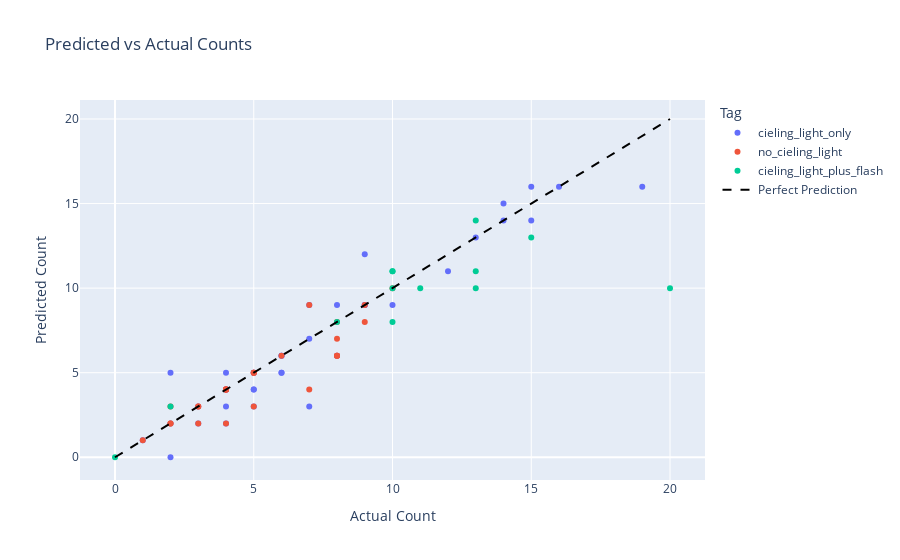

Here is the notebook cell this chart was saved with:
### Code cell
import plotly.express as px
import plotly.graph_objects as go
import pandas as pd

# Initialize lists for actual and predicted counts, tags, and filepaths
actual_counts = []
predicted_counts = []
tags_list = []
hover_sample_filepaths = []
new_tags = ['closeups', 'from center', 'tubes']

# Loop over each sample in the dataset
for sample in dataset:
    actual_count = len(sample.ground_truth.detections)  # Actual count of prawns
    
    for tag in sample.tags:
        # Only process if the tag is in new_tags
        if tag in new_tags:
            best_threshold = best_threshold_dict[tag]  # Get the best threshold for the tag

            # Filter predictions based on the threshold
            predicted_count = len([d for d in sample.predictions.detections if d.confidence > best_threshold])
            
            # Append the actual count, predicted count, tag, and filepath
            actual_counts.append(actual_count)
            predicted_counts.append(predicted_count)
            tags_list.append(tag)
            hover_sample_filepaths.append(sample.filepath.split('\\')[-1])

# Now ensure that all lists have the same length
if len(actual_counts) == len(predicted_counts) == len(tags_list) == len(hover_sample_filepaths):
    # Create a DataFrame for Plotly Express
    df = pd.DataFrame({
        'Actual Count': actual_counts,
        'Predicted Count': predicted_counts,
        'Tag': tags_list,
        'Sample Filepath': hover_sample_filepaths
    })

    # Create the scatter plot
    fig = px.scatter(df, x='Actual Count', y='Predicted Count', color='Tag', title="Predicted vs Actual Counts",
                     hover_data=['Sample Filepath'])

    # Add a line for perfect prediction
    fig.add_trace(go.Scatter(x=[0, 20], y=[0, 20], mode='lines', name='Perfect Prediction',
                             line=dict(color='black', dash='dash')))
    
    #add R^2 value
    

    # Show the plot
    fig.show()
else:
    print("Error: The lists are not of the same length.")

### Figure 1 — Plotly figure (JSON) as saved in the notebook; plotly's stock layout.template omitted (floating-point values rounded to 4 significant figures)
{"data": [{"customdata": [["20230920_115022_jpg.rf.7aeece2eb946ad2174ed2e4e7e7f1973.jpg"], ["20230920_115121_jpg.rf.df6003b620f742b4cbd61ce7b14a2eee.jpg"], ["20230920_115133_jpg.rf.9ca3cc133f857c148ddca6fc5f372b26.jpg"], ["20230920_115139_jpg.rf.761818f564969034a681576ebd3c92a6.jpg"], ["20230920_115202_jpg.rf.a621328bfd6d01d0d40d683c2d67bca5.jpg"], ["20230920_115213_jpg.rf.c73c0a0cec2c595a80e6a7ef7066d63c.jpg"], ["20230920_115215_jpg.rf.0f3d1cd8a51000f2f2900f54eb7f9410.jpg"], ["20230920_115221_jpg.rf.9459a138e868e1e439ebcdb97ca83f27.jpg"], ["20230920_115243_jpg.rf.32bef1aa28c34a878a768c7a83d7450f.jpg"], ["20230920_120659_jpg.rf.44824c79501211f070a0a41a72eeea2d.jpg"], ["20230920_120705_jpg.rf.c17776c4ccf0f62425d24f5d5ced0a13.jpg"], ["20230920_120718_jpg.rf.c6c4539a315a33c676616fcf6a6196c4.jpg"], ["20230920_120723_jpg.rf.c31d559e848eb6893b29eb9d2a0c7f6c.jpg"], ["20230920_120730_jpg.rf.a6c22fdb8992eff516a9ee896fd79c0c.jpg"], ["20230920_120814_jpg.rf.f4cbaf661cdcdb67b2b820182fd80a51.jpg"], ["20230920_120819_jpg.rf.6a191c82cd503355880514a856c052a9.jpg"], ["20230920_120821_jpg.rf.67b5ad15c4ee2e43be62c12719908a06.jpg"], ["20230920_120824_jpg.rf.41bddd04ee0707820b3ea91904484120.jpg"], ["20230920_120921_jpg.rf.84b4ae26df89e3b99f31fcebee3dd894.jpg"], ["20230920_121011_jpg.rf.0a7221b176c65c35c71fbea1e32c73a9.jpg"], ["20230920_121043_jpg.rf.fd5fef17504780cd2f8927de46b9c68f.jpg"], ["20230920_121050_jpg.rf.5ab29f9f1b3fb1672c641857767257ff.jpg"], ["20230920_121053_jpg.rf.2781f32ed743549af7964ca094aea156.jpg"], ["20230920_121152_jpg.rf.87fc9317e349cc14f27dcc0dcb079607.jpg"], ["20230920_121204_jpg.rf.327699191e9f4b296d9e878cec52b648.jpg"], ["20230920_121213_jpg.rf.638b72a42e4db7183e192536efd0057a.jpg"], ["20230920_121217_jpg.rf.93cba946e4ccb537cc089a2733966308.jpg"], ["20230920_121220_jpg.rf.44c103ec9d7378c87598b860f2e59aa3.jpg"], ["20230920_121227_jpg.rf.172b8c7c392b1742a32eba22e57be743.jpg"], ["20230920_121238_jpg.rf.f4cdaa2d869fa9d946aa2ff52c604b75.jpg"], ["20230920_121250_jpg.rf.0b95e22ee2b8dc73d6a3b64b6b5c9277.jpg"], ["20230920_121254_jpg.rf.5a481702322992d95635473748a2a04f.jpg"], ["20230920_121259_jpg.rf.9cce1d6df0c45ddeffed64f3a3c4c744.jpg"], ["20230920_121318_jpg.rf.c3368fd98b4c4d3a58d4c4f54f3a9e39.jpg"], ["20230920_121322_jpg.rf.6bfb8a559d25a0c645c3d7a487c7574a.jpg"], ["20230920_121325_jpg.rf.273c044db976c007f0ba375f14025c67.jpg"], ["20230920_121331_jpg.rf.16bbcc96fce7751c6c789c111c18dc7c.jpg"], ["20230920_121334_jpg.rf.ed6ba73cda13d7709d9533981f2d8c85.jpg"]], "hovertemplate": "Tag=cieling_light_only<br>Actual Count=%{x}<br>Predicted Count=%{y}<br>Sample Filepath=%{customdata[0]}<extra></extra>", "legendgroup": "cieling_light_only", "marker": {"color": "#636efa", "symbol": "circle"}, "mode": "markers", "name": "cieling_light_only", "orientation": "v", "showlegend": true, "type": "scatter", "x": [7, 3, 8, 4, 2, 9, 7, 4, 2, 5, 4, 5, 5, 8, 6, 5, 6, 6, 2, 6, 1, 4, 5, 7, 9, 13, 19, 4, 16, 9, 14, 15, 3, 14, 10, 4, 15, 12], "xaxis": "x", "y": [3, 3, 9, 4, 5, 9, 9, 4, 2, 4, 4, 3, 5, 6, 6, 4, 5, 6, 0, 5, 1, 5, 5, 7, 9, 13, 16, 3, 16, 12, 14, 16, 2, 15, 9, 2, 14, 11], "yaxis": "y"}, {"customdata": [["20230920_115255_jpg.rf.f14d9509f9f4e78baa818bd82f1fe806.jpg"], ["20230920_115259_jpg.rf.0357a3d952e0d47609e3288943bcb156.jpg"], ["20230920_115302_jpg.rf.ca43511a0b67255da349458663cc0d27.jpg"], ["20230920_115308_jpg.rf.0869e9c36f581b565337d6c376c6b1b7.jpg"], ["20230920_115310_jpg.rf.b8a6ccd11c7598ec045e2fda3e7dc524.jpg"], ["20230920_115314_jpg.rf.aa9922ef6c198544e2f6b569abb14f7e.jpg"], ["20230920_115323_jpg.rf.85d667354ed7dc0512a56267d74e5557.jpg"], ["20230920_115946_jpg.rf.76816e35cb54c653ab07be62c6caabab.jpg"], ["20230920_115951_jpg.rf.cd3046bb49355e395045e8631aded018.jpg"], ["20230920_120008_jpg.rf.af0c88956f71cc309146bfd3e9e2211a.jpg"], ["20230920_120145_jpg.rf.f8d5be583833dee34b1693f166a07f2f.jpg"], ["20230920_120154_jpg.rf.672cfd3f5592bab15ca502ad13b2ad4b.jpg"], ["20230920_120200_jpg.rf.ef11f6a14632bb2698a581549f332a2e.jpg"], ["20230920_120343_jpg.rf.b820f35bf2ee3882aff07d887a413706.jpg"], ["20230920_120348_jpg.rf.6da642b0b833d5376ac4e7d5646de0c7.jpg"], ["20230920_120355_jpg.rf.55321aa499ae2eb99df5e60d97404fd1.jpg"], ["20230920_120359_jpg.rf.6c0789ba372afb3eb463288e5a235837.jpg"], ["20230920_120401_jpg.rf.a4a900143dc9f2592f2ca8d38f7721cf.jpg"], ["20230920_120406_jpg.rf.b2d1f60c361dc5308add4b2701348ac2.jpg"], ["20230920_120410_jpg.rf.228c5eec6b39d44ad174701845916268.jpg"], ["20230920_120414_jpg.rf.46116904f72cc466f3f8e708cd2f54a9.jpg"], ["20230920_120417_jpg.rf.c3a2460ebd53c9bb318a7dce5a0988a9.jpg"], ["20230920_120421_jpg.rf.9d649220744f11357038caeed2cb34eb.jpg"], ["20230920_120425_jpg.rf.f3d9a39cfeb1b2857480894f05663172.jpg"], ["20230920_120430_jpg.rf.cc61f9828d6fb902cdccab4d0eb6f9ee.jpg"], ["20230920_120435_jpg.rf.419e1be81409e6a9292f1207e952a737.jpg"], ["20230920_120439_jpg.rf.8505bac932d0d52519f04b278687b00e.jpg"], ["20230920_120443_jpg.rf.46f2d7a126afb7eacf5f84542c554618.jpg"]], "hovertemplate": "Tag=no_cieling_light<br>Actual Count=%{x}<br>Predicted Count=%{y}<br>Sample Filepath=%{customdata[0]}<extra></extra>", "legendgroup": "no_cieling_light", "marker": {"color": "#EF553B", "symbol": "circle"}, "mode": "markers", "name": "no_cieling_light", "orientation": "v", "showlegend": true, "type": "scatter", "x": [8, 10, 6, 3, 5, 3, 2, 1, 4, 5, 4, 4, 3, 2, 5, 4, 5, 4, 8, 7, 9, 9, 8, 8, 7, 8, 4, 2], "xaxis": "x", "y": [6, 10, 6, 3, 5, 2, 2, 1, 4, 3, 4, 4, 3, 3, 5, 2, 5, 4, 7, 4, 9, 8, 6, 6, 9, 8, 4, 2], "yaxis": "y"}, {"customdata": [["20230920_121340_jpg.rf.c17ee50b723a95f1a39472a5c1053078.jpg"], ["20230920_121350_jpg.rf.f370cf442ca2cbc08b84f2617904e446.jpg"], ["20230920_121404_jpg.rf.ac5af154802fe7370c8676409f2fdfc2.jpg"], ["20230920_121411_jpg.rf.757d779f073af4453d266648b20137a3.jpg"], ["20230920_121416_jpg.rf.afffe41c31395002ec7d0dbca1d9d2e1.jpg"], ["20230920_121434_jpg.rf.a2a9156b18cccc4d4f77b52809e90167.jpg"], ["20230920_121437_jpg.rf.13f1f2db8ce06fea35e529b8ba40b7d1.jpg"], ["20230920_121447_jpg.rf.b705f55e7142762cf2b2079b2438b4bf.jpg"], ["20230920_121453_jpg.rf.37c2dd0f5a9f9cba4e7ecfca46a7b4aa.jpg"], ["20230920_121523_jpg.rf.dbe991c9c4bd750d730ba2a50ef21087.jpg"], ["20230920_121559_jpg.rf.b7bb7433b2af41037e990162dd784e65.jpg"], ["20230920_121603_jpg.rf.58ab47c9ade64991a4bfb8fc928d9249.jpg"], ["20230920_121615_jpg.rf.938be342492e0578d819e7ff1690cb0b.jpg"]], "hovertemplate": "Tag=cieling_light_plus_flash<br>Actual Count=%{x}<br>Predicted Count=%{y}<br>Sample Filepath=%{customdata[0]}<extra></extra>", "legendgroup": "cieling_light_plus_flash", "marker": {"color": "#00cc96", "symbol": "circle"}, "mode": "markers", "name": "cieling_light_plus_flash", "orientation": "v", "showlegend": true, "type": "scatter", "x": [2, 15, 8, 20, 0, 13, 11, 13, 10, 10, 10, 10, 13], "xaxis": "x", "y": [3, 13, 8, 10, 0, 11, 10, 10, 10, 11, 11, 8, 14], "yaxis": "y"}, {"line": {"color": "black", "dash": "dash"}, "mode": "lines", "name": "Perfect Prediction", "type": "scatter", "x": [0, 20], "y": [0, 20]}], "layout": {"legend": {"title": {"text": "Tag"}, "tracegroupgap": 0}, "title": {"text": "Predicted vs Actual Counts"}, "xaxis": {"anchor": "y", "domain": [0, 1], "title": {"text": "Actual Count"}}, "yaxis": {"anchor": "x", "domain": [0, 1], "title": {"text": "Predicted Count"}}}}
